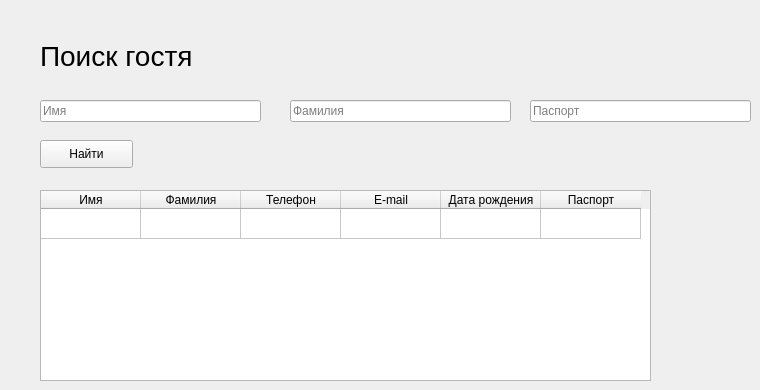
      <widget class="QWidget" name="searchPassengers">
       <attribute name="title">
        <string>Поиск гостя</string>
       </attribute>
       <widget class="QLabel" name="label_2">
        <property name="geometry">
         <rect>
          <x>40</x>
          <y>30</y>
          <width>241</width>
          <height>51</height>
         </rect>
        </property>
        <property name="styleSheet">
         <string notr="true">font-size: 28px</string>
        </property>
        <property name="text">
         <string>Поиск гостя</string>
        </property>
       </widget>
       <widget class="QLineEdit" name="search_nameEdit">
        <property name="geometry">
         <rect>
          <x>40</x>
          <y>100</y>
          <width>221</width>
          <height>22</height>
         </rect>
        </property>
        <property name="placeholderText">
         <string>Имя</string>
        </property>
       </widget>
       <widget class="QLineEdit" name="search_lastnameEdit">
        <property name="geometry">
         <rect>
          <x>290</x>
          <y>100</y>
          <width>221</width>
          <height>22</height>
         </rect>
        </property>
        <property name="readOnly">
         <bool>false</bool>
        </property>
        <property name="placeholderText">
         <string>Фамилия</string>
        </property>
       </widget>
       <widget class="QLineEdit" name="search_passportEdit">
        <property name="geometry">
         <rect>
          <x>530</x>
          <y>100</y>
          <width>221</width>
          <height>22</height>
         </rect>
        </property>
        <property name="placeholderText">
         <string>Паспорт</string>
        </property>
       </widget>
       <widget class="QPushButton" name="searchButton">
        <property name="geometry">
         <rect>
          <x>40</x>
          <y>140</y>
          <width>93</width>
          <height>28</height>
         </rect>
        </property>
        <property name="text">
         <string>Найти</string>
        </property>
       </widget>
       <widget class="QTableWidget" name="searchResultTable">
        <property name="geometry">
         <rect>
          <x>40</x>
          <y>190</y>
          <width>611</width>
          <height>191</height>
         </rect>
        </property>
        <property name="sizeAdjustPolicy">
         <enum>QAbstractScrollArea::AdjustToContents</enum>
        </property>
        <property name="rowCount">
         <number>1</number>
        </property>
        <property name="columnCount">
         <number>6</number>
        </property>
        <attribute name="verticalHeaderVisible">
         <bool>false</bool>
        </attribute>
        <attribute name="verticalHeaderHighlightSections">
         <bool>true</bool>
        </attribute>
        <row/>
        <column>
         <property name="text">
          <string>Имя</string>
         </property>
        </column>
        <column>
         <property name="text">
          <string>Фамилия</string>
         </property>
        </column>
        <column>
         <property name="text">
          <string>Телефон</string>
         </property>
        </column>
        <column>
         <property name="text">
          <string>E-mail</string>
         </property>
        </column>
        <column>
         <property name="text">
          <string>Дата рождения</string>
         </property>
        </column>
        <column>
         <property name="text">
          <string>Паспорт</string>
         </property>
        </column>
       </widget>
      </widget>
